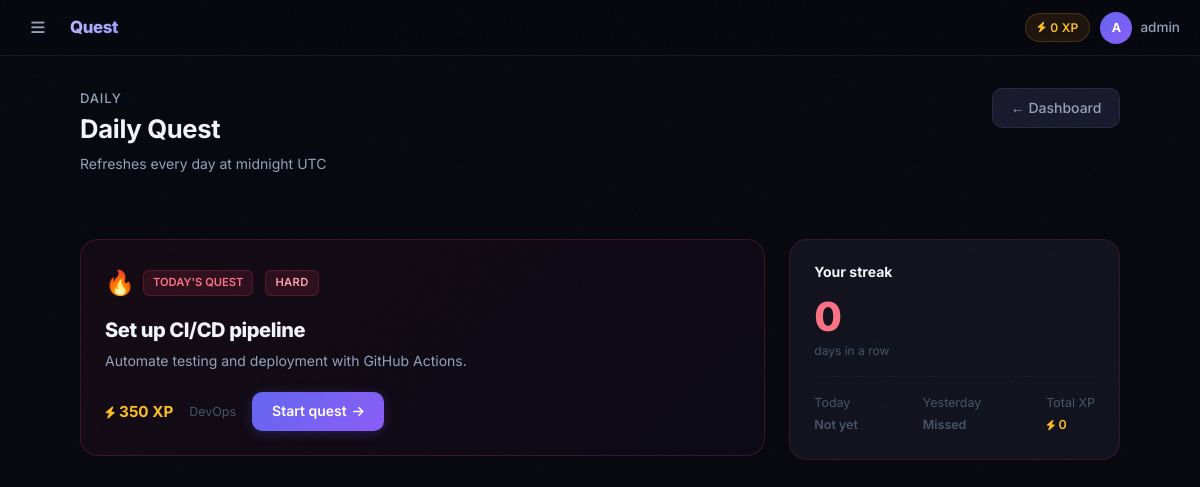
Page /daily-quest/ (signed in) on the committed database.
### quests/models.py (models this page shows, shortened)
class UserProfile(models.Model):
    user    = models.OneToOneField(User, on_delete=models.CASCADE)
    xp      = models.IntegerField(default=0)
    level   = models.IntegerField(default=1)
    streak  = models.IntegerField(default=0)

class Quest(models.Model):
    DIFFICULTY_CHOICES = [
        ('easy',   'Easy'),
        ('medium', 'Medium'),
        ('hard',   'Hard'),
        ('boss',   'Boss'),
    ]
    TYPE_CHOICES = [
        ('learning', 'Learning Quest'),
        ('coding',   'Coding Quest'),
        ('quiz',     'Quiz Quest'),
        ('project',  'Project Quest'),
        ('boss',     'Boss Quest'),
    ]
    title         = models.CharField(max_length=200)
    description   = models.TextField()
    content       = models.TextField(blank=True, default='',
                        help_text='Full learning content shown after quest completion.')
    xp_reward     = models.IntegerField(default=50)
    difficulty    = models.CharField(max_length=10,
                        choices=DIFFICULTY_CHOICES, default='easy')
    track         = models.CharField(max_length=100, default='General')
    quest_type    = models.CharField(max_length=10, choices=TYPE_CHOICES, default='learning')
    prerequisites = models.ManyToManyField('self', symmetrical=False,
                        blank=True, related_name='unlocks')

### quests/views.py (the view)
# urls.py: path('daily-quest/',                  views.daily_quest,    name='daily_quest'),
@login_required
def daily_quest(request):
    import hashlib
    today = timezone.now().date()
    quests = list(Quest.objects.all())
    if quests:
        seed = int(hashlib.md5(f"{today}{request.user.id}".encode()).hexdigest(), 16)
        quest = quests[seed % len(quests)]
        already = CompletedQuest.objects.filter(user=request.user, quest=quest).exists()
    else:
        quest, already = None, False
    profile = request.user.userprofile
    log_today = ActivityLog.objects.filter(user=request.user, date=today).first()
    yesterday = today - datetime.timedelta(days=1)
    log_yesterday = ActivityLog.objects.filter(user=request.user, date=yesterday).first()
    return render(request, 'daily_quest.html', {
        'quest': quest, 'already': already, 'profile': profile,
        'log_today': log_today, 'log_yesterday': log_yesterday,
    })

### quests/templates/daily_quest.html (shortened to what this page needs)
{% extends 'base.html' %}
{% block content %}
<div class="d-flex align-items-start justify-content-between mb-5 flex-wrap gap-3">
  <div>
    <p style="color:var(--text-2);font-size:.82rem;font-weight:500;text-transform:uppercase;letter-spacing:.8px;margin-bottom:.3rem;">Daily</p>
    <h1 class="page-title" style="font-size:1.6rem;">Daily Quest</h1>
    <p class="page-sub">Refreshes every day at midnight UTC</p>
  </div>
  <a href="{% url 'dashboard' %}" class="btn-ghost">← Dashboard</a>
</div>
<div class="row g-4">
  <div class="col-lg-8">
    {% if quest %}
    <div class="card p-4" style="border-color:rgba(244,63,94,.2);background:linear-gradient(135deg,rgba(244,63,94,.06),rgba(139,92,246,.03));">
      <div class="d-flex align-items-center gap-2 mb-3">
        <span style="font-size:1.5rem;">🔥</span>
        <span style="background:rgba(244,63,94,.12);color:var(--rose-2);border:1px solid rgba(244,63,94,.2);padding:3px 9px;border-radius:6px;font-size:.7rem;font-weight:600;">TODAY'S QUEST</span>
        <span class="tag tag-{{ quest.difficulty }} ms-1">{{ quest.difficulty|upper }}</span>
      </div>
      <h2 style="font-size:1.25rem;font-weight:800;letter-spacing:-.4px;color:var(--text);margin-bottom:.4rem;">{{ quest.title }}</h2>
      <p style="color:var(--text-2);font-size:.875rem;line-height:1.7;margin-bottom:1.25rem;">{{ quest.description }}</p>
      <div class="d-flex align-items-center gap-3 flex-wrap">
        <span style="color:var(--amber-2);font-weight:700;font-size:.95rem;"><i class="fas fa-bolt" style="font-size:.75rem;"></i> {{ quest.xp_reward }} XP</span>
        <span style="color:var(--text-3);font-size:.78rem;">{{ quest.track }}</span>
        {% if already %}
          <span style="background:rgba(16,185,129,.1);color:var(--emerald-2);border:1px solid rgba(16,185,129,.2);padding:4px 12px;border-radius:8px;font-size:.78rem;font-weight:600;">
            <i class="fas fa-check" style="font-size:.65rem;"></i> Completed
          </span>
        {% else %}
          <a href="{% url 'quest_play' quest.id %}" class="btn-primary-ql" style="padding:.5rem 1.25rem;">
            Start quest <i class="fas fa-arrow-right" style="font-size:.75rem;"></i>
          </a>
        {% endif %}
      </div>
    </div>
    {% endif %}
  </div>
  <div class="col-lg-4">
    <div class="card p-4" style="border-color:rgba(244,63,94,.15);">
      <h5 style="font-size:.875rem;font-weight:700;color:var(--text);margin-bottom:1rem;">Your streak</h5>
      <div style="color:var(--rose-2);font-size:2.5rem;font-weight:800;letter-spacing:-1px;line-height:1;">{{ profile.streak }}</div>
      <div style="color:var(--text-3);font-size:.75rem;margin-top:4px;">days in a row</div>
      <hr style="border-color:var(--border);margin:1rem 0;">
      <div class="d-flex justify-content-between" style="font-size:.78rem;">
        <div>
          <div style="color:var(--text-3);">Today</div>
          <div style="color:{% if log_today %}var(--emerald-2){% else %}var(--text-3){% endif %};font-weight:600;margin-top:2px;">
            {% if log_today %}<i class="fas fa-check"></i> Active{% else %}Not yet{% endif %}
          </div>
        </div>
        <div>
          <div style="color:var(--text-3);">Yesterday</div>
          <div style="color:{% if log_yesterday %}var(--emerald-2){% else %}var(--text-3){% endif %};font-weight:600;margin-top:2px;">
            {% if log_yesterday %}<i class="fas fa-check"></i> Active{% else %}Missed{% endif %}
          </div>
        </div>
        <div>
          <div style="color:var(--text-3);">Total XP</div>
          <div style="color:var(--amber-2);font-weight:600;margin-top:2px;"><i class="fas fa-bolt" style="font-size:.65rem;"></i> {{ profile.xp }}</div>
        </div>
      </div>
    </div>
  </div>
</div>
{% endblock %}

### quests/templates/base.html (shortened to what this page needs)
<!DOCTYPE html>
<html lang="en">
<head>
  <link href="https://cdn.jsdelivr.net/npm/bootstrap@5.3.0/dist/css/bootstrap.min.css" rel="stylesheet">
  <link href="https://cdnjs.cloudflare.com/ajax/libs/font-awesome/6.4.0/css/all.min.css" rel="stylesheet">
</head>
<body>
<header class="topbar">
  {% if user.is_authenticated %}
  <button class="hamburger" id="sbToggle" aria-label="Menu">
    <i class="fas fa-bars"></i>
  </button>
  {% endif %}
  <a class="topbar-brand" href="{% url 'home' %}">Quest<span>Learn</span></a>
  <div class="topbar-right">
    {% if user.is_authenticated %}
      <span class="xp-chip d-none d-sm-flex align-items-center gap-1">
        <i class="fas fa-bolt" style="font-size:.65rem;"></i> {{ user.userprofile.xp }} XP
      </span>
      <div class="dropdown">
        <a href="#" class="dropdown-toggle d-flex align-items-center gap-2" data-bs-toggle="dropdown">
          <div class="avatar">{{ user.username|first|upper }}</div>
          <span class="d-none d-md-inline" style="color:var(--text-2);font-size:.845rem;font-weight:500;">{{ user.username }}</span>
        </a>
      </div>
    {% else %}
      <a href="{% url 'login' %}" class="btn-ghost btn-sm">Sign in</a>
      <a href="{% url 'signup' %}" class="btn-primary-ql btn-sm">Get started</a>
    {% endif %}
  </div>
</header>
<div class="main-wrap">
  <div class="page fade-up">
    {% block content %}{% endblock %}
  </div>
</div>
</body>
</html>

### quests/templates/base.html (style rules this page uses)
:root { --bg: #080810; --bg-2: #0d0d1a; --bg-3: #111120; --surface: #13131f; --surface-2: #1a1a2e; --border: rgba(255,255,255,.07); --border-2: rgba(255,255,255,.12); --indigo: #6366f1; --indigo-2: #818cf8; --violet: #8b5cf6; --violet-2: #a78bfa; --amber: #f59e0b; --amber-2: #fbbf24; --emerald: #10b981; --emerald-2: #34d399; --rose: #f43f5e; --rose-2: #fb7185; --text: #f1f5f9; --text-2: #94a3b8; --text-3: #475569; --sidebar-w: 260px; --topbar-h: 56px; --radius: 12px; --radius-lg: 18px; }
*, *::before, *::after { box-sizing: border-box; margin: 0; padding: 0; }
html { scroll-behavior: smooth; }
body { background: var(--bg); color: var(--text); font-family: 'Inter', system-ui, sans-serif; font-size: 15px; line-height: 1.6; min-height: 100vh; overflow-x: hidden; -webkit-font-smoothing: antialiased; }
a { text-decoration: none; color: inherit; }
body::after { content: ''; position: fixed; inset: 0; pointer-events: none; z-index: 9999; opacity: .4; }
.topbar { position: fixed; top: 0; left: 0; right: 0; height: var(--topbar-h); background: rgba(8,8,16,.85); backdrop-filter: blur(24px) saturate(180%); -webkit-backdrop-filter: blur(24px) saturate(180%); border-bottom: 1px solid var(--border); display: flex; align-items: center; padding: 0 1.25rem; gap: .875rem; z-index: 900; }
.topbar-brand { font-size: 1.05rem; font-weight: 800; letter-spacing: -.4px; background: linear-gradient(135deg, #c4b5fd, #818cf8); -webkit-background-clip: text; -webkit-text-fill-color: transparent; background-clip: text; white-space: nowrap; }
.topbar-brand span { opacity: .5; font-weight: 400; }
.hamburger { background: none; border: none; cursor: pointer; width: 36px; height: 36px; border-radius: 9px; color: var(--text-2); font-size: .95rem; display: flex; align-items: center; justify-content: center; transition: background .15s, color .15s; flex-shrink: 0; }
.topbar-right { margin-left: auto; display: flex; align-items: center; gap: .625rem; }
.xp-chip { background: rgba(245,158,11,.1); border: 1px solid rgba(245,158,11,.2); color: var(--amber-2); padding: 4px 11px; border-radius: 99px; font-size: .75rem; font-weight: 600; letter-spacing: .2px; }
.avatar { width: 32px; height: 32px; border-radius: 50%; background: linear-gradient(135deg, var(--indigo), var(--violet)); display: flex; align-items: center; justify-content: center; font-weight: 700; font-size: .78rem; color: #fff; border: 1.5px solid rgba(99,102,241,.35); flex-shrink: 0; }
.main-wrap { padding-top: var(--topbar-h); min-height: 100vh; position: relative; z-index: 1; }
.page { max-width: 1080px; margin: 0 auto; padding: 2rem 1.25rem; }
.card { background: var(--surface); border: 1px solid var(--border); border-radius: var(--radius-lg); transition: border-color .2s, box-shadow .2s, transform .2s; }
.btn-primary-ql { background: linear-gradient(135deg, var(--indigo), var(--violet)); color: #fff; border: none; border-radius: 10px; font-weight: 600; font-size: .875rem; padding: .55rem 1.25rem; transition: all .2s; box-shadow: 0 2px 12px rgba(99,102,241,.25); cursor: pointer; display: inline-flex; align-items: center; gap: .4rem; }
.btn-ghost { background: var(--surface-2); color: var(--text-2); border: 1px solid var(--border); border-radius: 10px; font-weight: 500; font-size: .875rem; padding: .5rem 1.1rem; transition: all .15s; cursor: pointer; display: inline-flex; align-items: center; gap: .4rem; }
.tag { display: inline-flex; align-items: center; padding: 3px 9px; border-radius: 6px; font-size: .7rem; font-weight: 600; letter-spacing: .3px; }
.tag-hard { background: rgba(244,63,94,.12); color: #fda4af; border: 1px solid rgba(244,63,94,.2); }
.dropdown-toggle::after { display: none; }
.page-title { font-size: 1.35rem; font-weight: 700; color: var(--text); letter-spacing: -.3px; }
.page-sub { font-size: .875rem; color: var(--text-2); margin-top: 2px; }
.fade-up { animation: fadeUp .35s ease both; }

### rows in the picture
Quest: difficulty "HARD", title "Set up CI/CD pipeline", description "Automate testing and deployment with GitHub Actions.", xp_reward "350", track "DevOps"
UserProfile: streak "0", xp "0"

### other values in the picture
{{ user.userprofile.xp }} "0"
{{ user.username|first|upper }} "A"
{{ user.username }} "admin"
